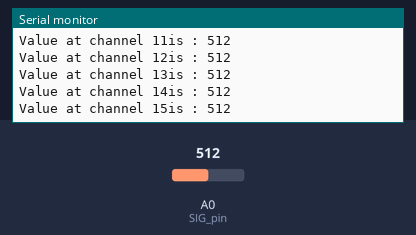
This sketch was run on a simulated Arduino Uno, built with avr-gcc and run on an emulated ATmega328P. On the bench: the last lines printed to the serial monitor. The test bench sets the inputs (shaded band); at power-on: A0 (SIG_pin) = 512.

Above: at 1.2 s.
1.3 s: A0 (SIG_pin) set to 716
At 2.5 s:
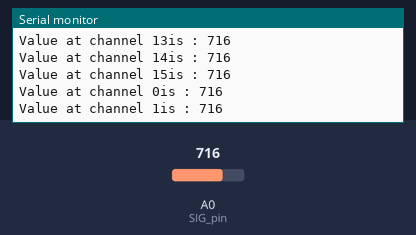
2.8 s: A0 (SIG_pin) set to 900
At 3.7 s:
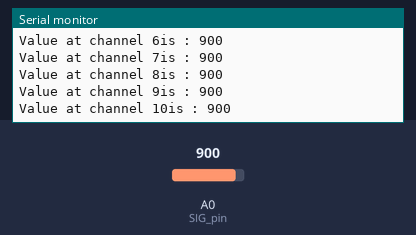
Timing chart, 0 to 5.8 s (numbered marks = the images above; inputs shaded):
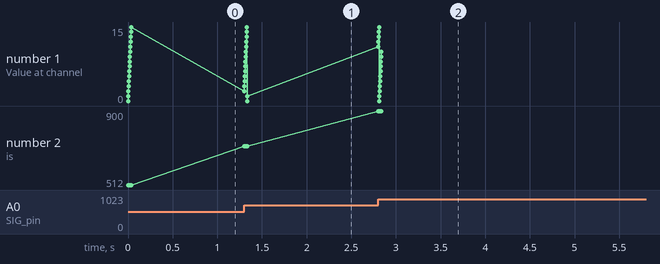

The sketch:

multiplexing_analog_potentiometers_mega.ino
```cpp
//Mux control pins
int s0 = 8;
int s1 = 9;
int s2 = 10;
int s3 = 11;
//State array
int portState[16] = {0,0,0,0,0,0,0,0,0,0,0,0,0,0,0,0};
int currentState ;
//Mux in "SIG" pin
int SIG_pin = 0;

void setup(){
  pinMode(s0, OUTPUT);
  pinMode(s1, OUTPUT);
  pinMode(s2, OUTPUT);
  pinMode(s3, OUTPUT);

  digitalWrite(s0, LOW);
  digitalWrite(s1, LOW);
  digitalWrite(s2, LOW);
  digitalWrite(s3, LOW);

  Serial.begin(115200);
}

void loop(){

  //Loop through and read all 16 values
  //Reports back Value at channel 6 is: 346
  for(int i = 0; i < 16; i ++){
    currentState = readMux(i);
    if (abs(portState[i] - currentState) > 2){
    Serial.print("Value at channel ");
    Serial.print(i);
    Serial.print("is : ");
    Serial.println(currentState);
    saveState(i,currentState);
    }
        delay(1);
  }

}

void saveState(int port,int state) {
    portState[port] = state;
}

int readMux(int channel){
  int controlPin[] = {s0, s1, s2, s3};

  int muxChannel[16][4]={
    {0,0,0,0}, //channel 0
    {1,0,0,0}, //channel 1
    {0,1,0,0}, //channel 2
    {1,1,0,0}, //channel 3
    {0,0,1,0}, //channel 4
    {1,0,1,0}, //channel 5
    {0,1,1,0}, //channel 6
    {1,1,1,0}, //channel 7
    {0,0,0,1}, //channel 8
    {1,0,0,1}, //channel 9
    {0,1,0,1}, //channel 10
    {1,1,0,1}, //channel 11
    {0,0,1,1}, //channel 12
    {1,0,1,1}, //channel 13
    {0,1,1,1}, //channel 14
    {1,1,1,1}  //channel 15
  };

  //loop through the 4 sig
  for(int i = 0; i < 4; i ++){
    digitalWrite(controlPin[i], muxChannel[channel][i]);
  }

  //read the value at the SIG pin
  int val = analogRead(SIG_pin);

  //return the value
  return val;
}
```

Measured:
- after the input at 1.3 s, the serial monitor: prints a new line at once (image 1)
- after the input at 2.8 s, the serial monitor: prints a new line at once (image 2)
- plotted number 2: 512 → 716 after the input at 1.3 s, 716 → 900 after the input at 2.8 s
